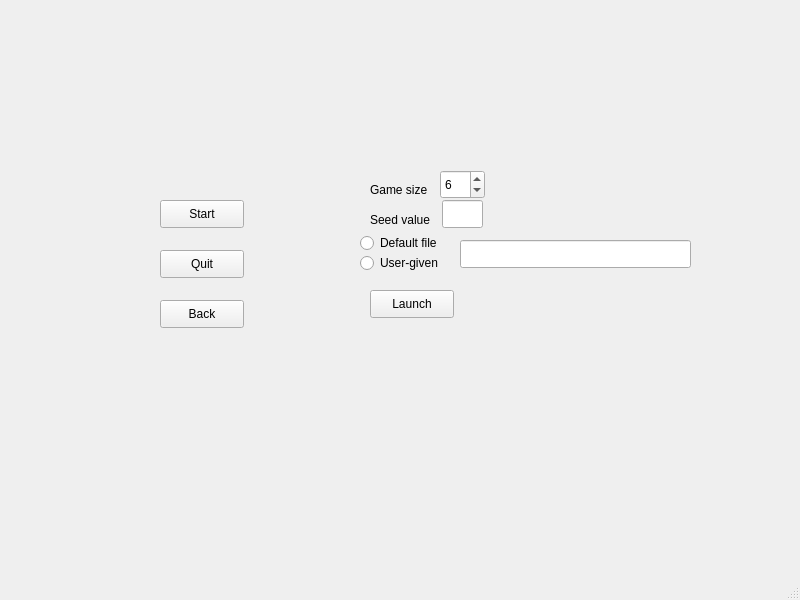
<?xml version="1.0" encoding="UTF-8"?>
<ui version="4.0">
 <class>MainWindow</class>
 <widget class="QMainWindow" name="MainWindow">
  <property name="geometry">
   <rect>
    <x>0</x>
    <y>0</y>
    <width>800</width>
    <height>600</height>
   </rect>
  </property>
  <property name="windowTitle">
   <string>MainWindow</string>
  </property>
  <widget class="QWidget" name="centralwidget">
   <widget class="QPushButton" name="launch">
    <property name="geometry">
     <rect>
      <x>370</x>
      <y>290</y>
      <width>84</width>
      <height>28</height>
     </rect>
    </property>
    <property name="text">
     <string>Launch</string>
    </property>
   </widget>
   <widget class="QPushButton" name="start">
    <property name="geometry">
     <rect>
      <x>160</x>
      <y>200</y>
      <width>84</width>
      <height>28</height>
     </rect>
    </property>
    <property name="text">
     <string>Start</string>
    </property>
   </widget>
   <widget class="QPushButton" name="quit">
    <property name="geometry">
     <rect>
      <x>160</x>
      <y>250</y>
      <width>84</width>
      <height>28</height>
     </rect>
    </property>
    <property name="text">
     <string>Quit</string>
    </property>
   </widget>
   <widget class="QLineEdit" name="seed">
    <property name="geometry">
     <rect>
      <x>442</x>
      <y>200</y>
      <width>41</width>
      <height>28</height>
     </rect>
    </property>
   </widget>
   <widget class="QLabel" name="seed_label">
    <property name="geometry">
     <rect>
      <x>370</x>
      <y>210</y>
      <width>71</width>
      <height>20</height>
     </rect>
    </property>
    <property name="text">
     <string>Seed value</string>
    </property>
   </widget>
   <widget class="QLineEdit" name="from_file">
    <property name="geometry">
     <rect>
      <x>460</x>
      <y>240</y>
      <width>231</width>
      <height>28</height>
     </rect>
    </property>
   </widget>
   <widget class="QRadioButton" name="default_file">
    <property name="geometry">
     <rect>
      <x>360</x>
      <y>230</y>
      <width>106</width>
      <height>26</height>
     </rect>
    </property>
    <property name="text">
     <string>Default file</string>
    </property>
   </widget>
   <widget class="QRadioButton" name="user_given">
    <property name="geometry">
     <rect>
      <x>360</x>
      <y>250</y>
      <width>106</width>
      <height>26</height>
     </rect>
    </property>
    <property name="text">
     <string>User-given</string>
    </property>
   </widget>
   <widget class="QPushButton" name="back">
    <property name="geometry">
     <rect>
      <x>160</x>
      <y>300</y>
      <width>84</width>
      <height>28</height>
     </rect>
    </property>
    <property name="text">
     <string>Back</string>
    </property>
   </widget>
   <widget class="QLabel" name="size_label">
    <property name="geometry">
     <rect>
      <x>370</x>
      <y>180</y>
      <width>71</width>
      <height>20</height>
     </rect>
    </property>
    <property name="text">
     <string>Game size</string>
    </property>
   </widget>
   <widget class="QSpinBox" name="size">
    <property name="geometry">
     <rect>
      <x>440</x>
      <y>170</y>
      <width>45</width>
      <height>29</height>
     </rect>
    </property>
    <property name="minimum">
     <number>2</number>
    </property>
    <property name="maximum">
     <number>10</number>
    </property>
    <property name="value">
     <number>6</number>
    </property>
   </widget>
  </widget>
  <widget class="QMenuBar" name="menubar">
   <property name="geometry">
    <rect>
     <x>0</x>
     <y>0</y>
     <width>800</width>
     <height>25</height>
    </rect>
   </property>
  </widget>
  <widget class="QStatusBar" name="statusbar"/>
 </widget>
 <resources/>
 <connections/>
</ui>
